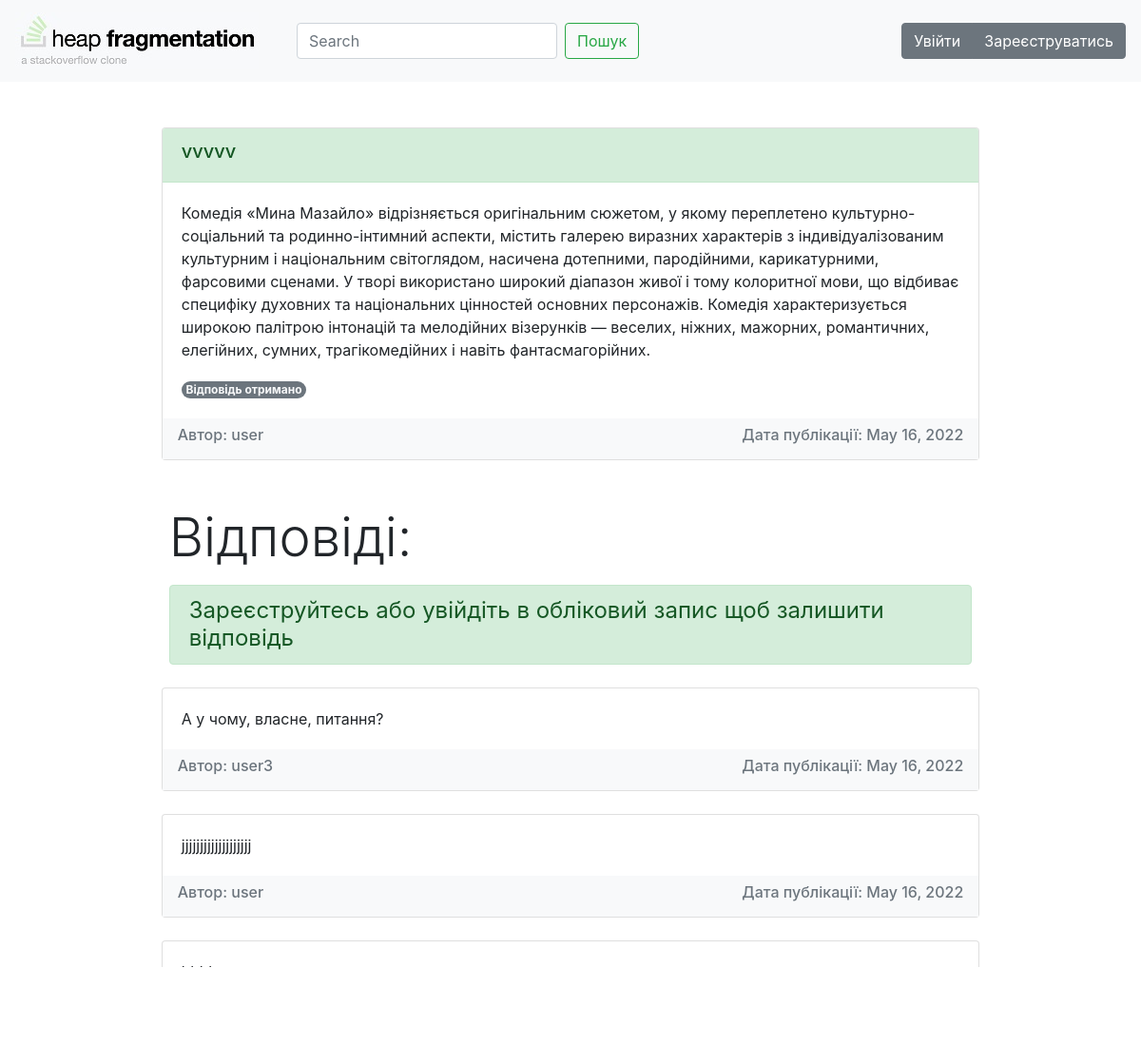
/19, run on the app's committed database.
### advice_app/models.py (models this page shows, shortened)
class Post(models.Model):
    title = models.CharField("Заголовок", max_length=50)
    question = models.TextField("Питання")
    author = models.ForeignKey(User, on_delete=models.CASCADE)
    isClosed = models.BooleanField("Cтатус", default=0)
    date = models.DateField(auto_now=True)

class Answer(models.Model):
    text = models.TextField("Відповідь")
    author = models.ForeignKey(User, on_delete=models.CASCADE, null=True)
    post = models.ForeignKey(Post, on_delete=models.CASCADE, null=True, related_name="answers")
    date = models.DateField(auto_now=True)
    rating = models.IntegerField(default=0)
    class Meta:
        ordering = ['-id']

### advice_app/views.py (the view, shortened to what this page needs)
# urls.py: path('<int:pk>', views.Post_detail.as_view(), name='detail'),
class Post_detail(FormMixin, DetailView):
    model = Post
    template_name = "advice_app/detail.html"
    form_class = AnswerForm

### advice_app/forms.py
class AnswerForm(ModelForm):
    class Meta:
        model = Answer
        fields = ["text"]
        widgets = {"text": Textarea(attrs={'placeholder': 'Додайте відповідь', 'rows':5, 'cols':146, 'class': 'form-control'})}

### advice_app/templates/advice_app/detail.html (shortened to what this page needs)
{% extends 'advice_app/base.html' %}
{% block content %}
<div class="row justify-content-center">
    <div class="col-xl-9">
    <div class="card my-5 mx-3">
      <div class="card-header alert-success">
          <h5>{{ object.title }}</h5>
      </div>
      <div class="card-body">
        <p class="card-text">{{ object.question }}</p>
        {% if object.isClosed %}
          <span class="badge rounded-pill bg-secondary text-light">Відповідь отримано</span>
        {% else %}
          <span class="badge rounded-pill bg-success text-light">Питання відкрите</span>
        {% endif %}
      </div>
      <div class="navbar navbar-light bg-light text-muted">
        <h6>Автор: {{ object.author }}</h6>
        <h6>Дата публікації: {{ object.date }}</h6>
      </div>
    </div>
        <p class="display-4 mx-4 my-3">Відповіді: </p>
        {% if request.user.username %}
        <div class="mx-3">
    <form method="post" action="">
        {% csrf_token %}
        {{ form.text }}<br>
        <button type="submit" class="btn btn-success">Додати</button>
    </form>
        </div>
        {% else %}
        <h4 class="font-weight-normal mx-4 my-3 alert alert-success">Зареєструйтесь або увійдіть в обліковий запис щоб залишити відповідь</h4>
        {% endif %}
    {% if object.answers.all %}
      {% for i in object.answers.all %}
        <div class="card mt-4 mx-3">
          <div class="card-body">
            <p class="card-text">{{ i.text }}</p>
          </div>
          <div class="navbar navbar-light bg-light text-muted">
            <h6>Автор: {{ i.author }}</h6>
            <h6>Дата публікації: {{ i.date }}</h6>
          </div>
        </div>
      {% endfor %}
    {% else %}
      <p class="display-6 mx-4 my-3">Наразі відповідей немає</p>
    {% endif %}
    </div>
</div>
{% endblock %}

### data on the page
Post: title "vvvvv", question "Комедія «Мина Мазайло» відрізняється оригінальним сюжетом, у якому переплетено культурно-соціальний та родинно-інтимний аспекти, містить галерею виразних характерів з індивідуалізованим культурним і національним світоглядом, насичена дотепними, пародійними, карикатурними, фарсовими сценами. У творі використано широкий діапазон живої і тому колоритної мови, що відбиває специфіку духовних та національних цінностей основних персонажів. Комедія характеризується широкою палітрою інтонацій та мелодійних візерунків — веселих, ніжних, мажорних, романтичних, елегійних, сумних, трагікомедійних і навіть фантасмагорійних.", author "user", date "May 16, 2022"
Answer: text "А у чому, власне, питання?", author "user3", date "May 16, 2022"
Answer: text "jjjjjjjjjjjjjjjjjjj", author "user", date "May 16, 2022"
Answer: text "hhhh"
